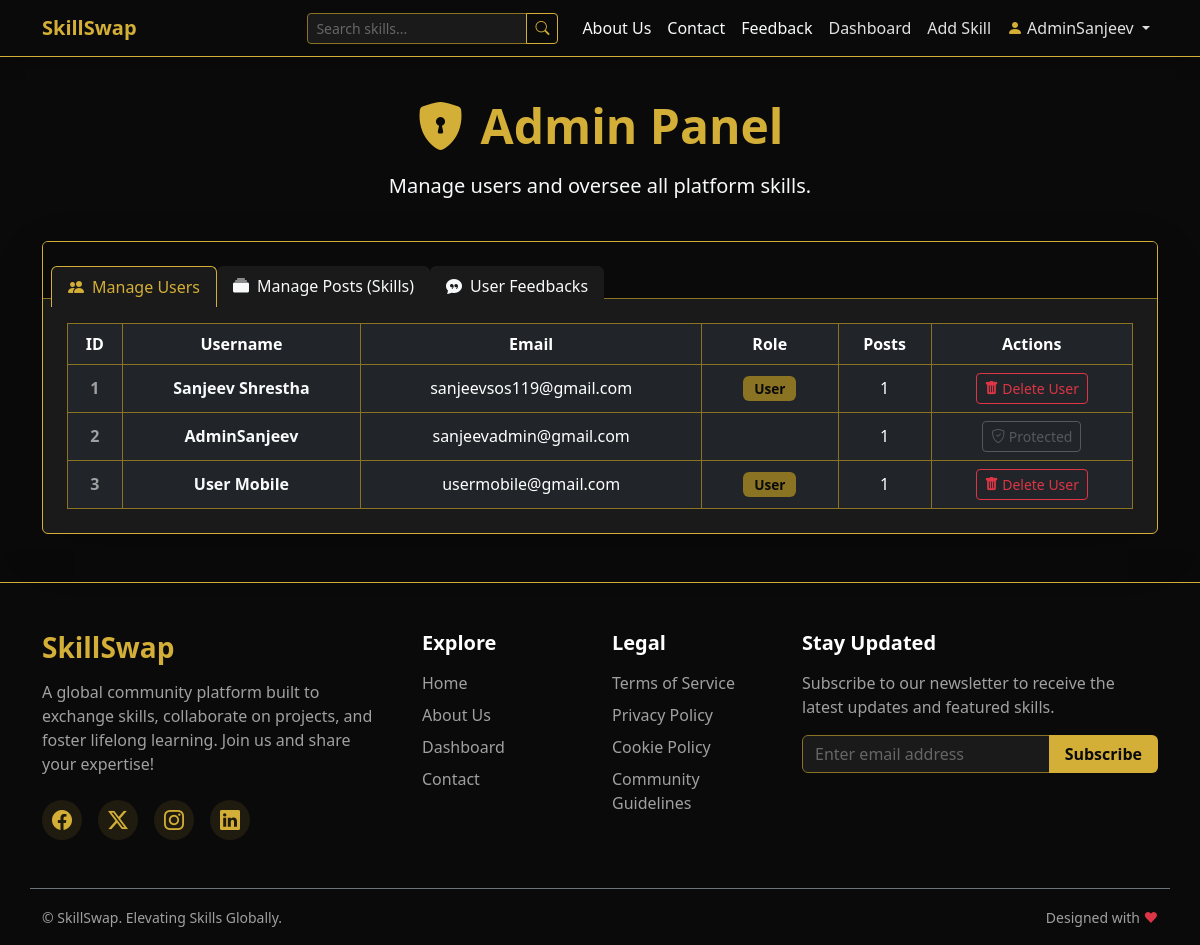
The app's page /admin (signed in) with its own data.
### models.py (models this page shows)
class User(db.Model, UserMixin):
    id = db.Column(db.Integer, primary_key=True)
    username = db.Column(db.String(20), unique=True, nullable=False)
    email = db.Column(db.String(120), unique=True, nullable=False)
    password = db.Column(db.String(60), nullable=False)
    is_admin = db.Column(db.Boolean, default=False)
    skills = db.relationship('Skill', backref='author', lazy=True)
    comments = db.relationship('Comment', backref='author', lazy=True)
    feedbacks = db.relationship('Feedback', backref='author', lazy=True)
    likes = db.relationship('Like', backref='user', lazy=True)

### app.py (the view)
@app.route("/admin")
@login_required
def admin_panel():
    if not current_user.is_admin:
        flash('You do not have permission to access that page.', 'danger')
        return redirect(url_for('dashboard'))
    users = User.query.order_by(User.id).all()
    skills = Skill.query.order_by(Skill.date_posted.desc()).all()
    feedbacks = Feedback.query.order_by(Feedback.date_posted.desc()).all()
    return render_template('admin_dashboard.html', title='Admin Panel', users=users, skills=skills, feedbacks=feedbacks)

### app.py (called while the page is built)
@login_manager.user_loader
def load_user(user_id):
    return User.query.get(int(user_id))

### templates/admin_dashboard.html (shortened to what this page needs)
{% extends "base.html" %}
{% block content %}
<div class="row mb-4">
    <div class="col-12 text-center">
        <h2 class="text-gold display-5 fw-bold mb-3"><i class="bi bi-shield-lock-fill me-3"></i>Admin Panel</h2>
        <p class="text-light lead">Manage users and oversee all platform skills.</p>
    </div>
</div>
<div class="row">
    <div class="col-12">
        <div class="card bg-dark border-gold shadow-lg">
            <div class="card-header border-gold-subtle bg-darkest pt-4 pb-0">
                <ul class="nav nav-tabs card-header-tabs border-bottom-0" id="adminTabs" role="tablist">
                    <li class="nav-item" role="presentation">
                        <button class="nav-link active bg-dark text-gold border-gold border-bottom-0" id="users-tab"
                            data-bs-toggle="tab" data-bs-target="#users" type="button" role="tab" aria-controls="users"
                            aria-selected="true">
                            <i class="bi bi-people-fill me-2"></i>Manage Users
                        </button>
                    </li>
                    <li class="nav-item" role="presentation">
                        <button class="nav-link bg-dark text-light border-0" id="skills-tab" data-bs-toggle="tab"
                            data-bs-target="#skills" type="button" role="tab" aria-controls="skills"
                            aria-selected="false">
                            <i class="bi bi-collection-fill me-2"></i>Manage Posts (Skills)
                        </button>
                    </li>
                    <li class="nav-item" role="presentation">
                        <button class="nav-link bg-dark text-light border-0" id="feedbacks-tab" data-bs-toggle="tab"
                            data-bs-target="#feedbacks" type="button" role="tab" aria-controls="feedbacks"
                            aria-selected="false">
                            <i class="bi bi-chat-quote-fill me-2"></i>User Feedbacks
                        </button>
                    </li>
                </ul>
            </div>
            <div class="card-body p-0">
                <div class="tab-content" id="adminTabsContent">
                    <div class="tab-pane fade show active p-4" id="users" role="tabpanel" aria-labelledby="users-tab">
                        <div class="table-responsive">
                            <table
                                class="table table-dark table-hover table-bordered border-gold-subtle align-middle mb-0">
                                <thead class="table-darkest text-gold text-center">
                                    <tr>
                                        <th scope="col">ID</th>
                                        <th scope="col">Username</th>
                                        <th scope="col">Email</th>
                                        <th scope="col">Role</th>
                                        <th scope="col">Posts</th>
                                        <th scope="col">Actions</th>
                                    </tr>
                                </thead>
                                <tbody>
                                    {% for user in users %}
                                    <tr class="text-center">
                                        <th scope="row" class="text-secondary">{{ user.id }}</th>
                                        <td class="fw-bold"><a href="{{ url_for('user_profile', username=user.username) }}" class="text-light text-decoration-none hover-gold">{{ user.username }}</a></td>
                                        <td>{{ user.email }}</td>
                                        <td>
                                            {% if user.is_admin %}
                                            <span class="badge bg-gold text-dark"><i
                                                    class="bi bi-star-fill me-1"></i>Admin</span>
                                            {% else %}
                                            <span class="badge bg-secondary">User</span>
                                            {% endif %}
                                        </td>
                                        <td>{{ user.skills|length }}</td>
                                        <td>
                                            {% if not user.is_admin %}
                                            <form action="{{ url_for('admin_delete_user', user_id=user.id) }}"
                                                method="POST" class="d-inline"
                                                onsubmit="return confirm('WARNING: Are you sure you want to delete this user? This will also delete ALL skills associated with them!')">
                                                <button type="submit" class="btn btn-sm btn-outline-danger"><i
                                                        class="bi bi-trash-fill"></i> Delete User</button>
                                            </form>
                                            {% else %}
                                            <button class="btn btn-sm btn-outline-secondary disabled"
                                                title="Cannot delete admins"><i class="bi bi-shield-check"></i>
                                                Protected</button>
                                            {% endif %}
                                        </td>
                                    </tr>
                                    {% endfor %}
                                </tbody>
                            </table>
                        </div>
                    </div>
                </div>
            </div>
        </div>
    </div>
</div>
{% endblock %}

### templates/base.html (shortened to what this page needs)
<!DOCTYPE html>
<html lang="en">
<head>
    <link href="https://cdn.jsdelivr.net/npm/bootstrap@5.3.0/dist/css/bootstrap.min.css" rel="stylesheet">
    <link rel="stylesheet" href="{{ url_for('static', filename='css/style.css') }}">
    <link rel="stylesheet" href="https://cdn.jsdelivr.net/npm/bootstrap-icons@1.11.1/font/bootstrap-icons.css">
</head>
<body>
    <nav class="navbar navbar-expand-lg navbar-dark bg-darkest border-bottom border-gold mb-4 shadow">
        <div class="container">
            <a class="navbar-brand text-gold fw-bold" href="{{ url_for('home') }}">SkillSwap</a>
            <div class="collapse navbar-collapse" id="navbarNav">
                <ul class="navbar-nav ms-auto align-items-lg-center">
                    <li class="nav-item me-lg-3 my-2 my-lg-0">
                        <form action="{{ url_for('search') }}" method="GET" class="d-flex">
                            <div class="input-group input-group-sm">
                                <input class="form-control bg-dark border-gold-subtle text-light" type="search"
                                    placeholder="Search skills..." aria-label="Search" name="q">
                                <button class="btn btn-outline-gold" type="submit"><i class="bi bi-search"></i></button>
                            </div>
                        </form>
                    </li>
                    <li class="nav-item">
                        <a class="nav-link text-light" href="{{ url_for('about') }}">About Us</a>
                    </li>
                    <li class="nav-item">
                        <a class="nav-link text-light" href="{{ url_for('contact') }}">Contact</a>
                    </li>
                    <li class="nav-item">
                        <a class="nav-link text-light" href="{{ url_for('feedback') }}">Feedback</a>
                    </li>
                    {% if current_user.is_authenticated %}
                    <li class="nav-item">
                        <a class="nav-link" href="{{ url_for('dashboard') }}">Dashboard</a>
                    </li>
                    <li class="nav-item">
                        <a class="nav-link" href="{{ url_for('new_skill') }}">Add Skill</a>
                    </li>
                    <li class="nav-item dropdown">
                        <a class="nav-link dropdown-toggle" href="#" id="navbarDropdown" role="button"
                            data-bs-toggle="dropdown" aria-expanded="false">
                            <i class="bi bi-person-fill text-gold me-1"></i>{{ current_user.username }}
                        </a>
                    </li>
                    {% endif %}
                </ul>
            </div>
        </div>
    </nav>
    <div class="container main-content flex-grow-1">
        {% block content %}{% endblock %}
    </div>
    <footer class="bg-darkest text-white mt-auto pt-5 pb-3 border-top border-gold shadow-lg w-100">
        <div class="container">
            <div class="row mb-5">
                <div class="col-lg-4 col-md-6 mb-4 mb-md-0">
                    <h3 class="text-gold fw-bold mb-3">SkillSwap</h3>
                    <p class="text-secondary pe-lg-4">
                        A global community platform built to exchange skills, collaborate on projects, and foster
                        lifelong learning. Join us and share your expertise!
                    </p>
                    <div class="d-flex mt-4 gap-3">
                        <a href="#" class="social-icon text-gold fs-5"><i class="bi bi-facebook"></i></a>
                        <a href="#" class="social-icon text-gold fs-5"><i class="bi bi-twitter-x"></i></a>
                        <a href="#" class="social-icon text-gold fs-5"><i class="bi bi-instagram"></i></a>
                        <a href="#" class="social-icon text-gold fs-5"><i class="bi bi-linkedin"></i></a>
                    </div>
                </div>
                <div class="col-lg-2 col-md-6 mb-4 mb-md-0">
                    <h5 class="text-white mb-3 fw-bold">Explore</h5>
                    <ul class="list-unstyled footer-links">
                        <li class="mb-2"><a href="{{ url_for('home') }}"
                                class="text-secondary text-decoration-none transition-hover">Home</a></li>
                        <li class="mb-2"><a href="{{ url_for('about') }}"
                                class="text-secondary text-decoration-none transition-hover">About Us</a></li>
                        <li class="mb-2"><a href="{{ url_for('dashboard') }}"
                                class="text-secondary text-decoration-none transition-hover">Dashboard</a></li>
                        <li class="mb-2"><a href="{{ url_for('contact') }}"
                                class="text-secondary text-decoration-none transition-hover">Contact</a></li>
                    </ul>
                </div>
                <div class="col-lg-2 col-md-6 mb-4 mb-md-0">
                    <h5 class="text-white mb-3 fw-bold">Legal</h5>
                    <ul class="list-unstyled footer-links">
                        <li class="mb-2"><a href="#" class="text-secondary text-decoration-none transition-hover">Terms
                                of Service</a></li>
                        <li class="mb-2"><a href="#"
                                class="text-secondary text-decoration-none transition-hover">Privacy Policy</a></li>
                        <li class="mb-2"><a href="#" class="text-secondary text-decoration-none transition-hover">Cookie
                                Policy</a></li>
                        <li class="mb-2"><a href="#"
                                class="text-secondary text-decoration-none transition-hover">Community Guidelines</a>
                        </li>
                    </ul>
                </div>
                <div class="col-lg-4 col-md-6">
                    <h5 class="text-white mb-3 fw-bold">Stay Updated</h5>
                    <p class="text-secondary mb-3">Subscribe to our newsletter to receive the latest updates and
                        featured skills.</p>
                    <form class="d-flex w-100 mt-2">
                        <div class="input-group">
                            <input type="email" class="form-control bg-dark border-gold-subtle text-white"
                                placeholder="Enter email address" aria-label="Email Address"
                                aria-describedby="button-addon2">
                            <button class="btn btn-gold fw-bold px-3" type="button"
                                id="button-addon2">Subscribe</button>
                        </div>
                    </form>
                </div>
            </div>
            <div class="row align-items-center pt-3 mt-3 border-top border-secondary">
                <div class="col-md-6 text-center text-md-start mb-2 mb-md-0">
                    <small class="text-secondary">&copy; SkillSwap. Elevating Skills Globally.</small>
                </div>
                <div class="col-md-6 text-center text-md-end">
                    <small class="text-secondary">Designed with <span class="text-danger">&hearts;</span></small>
                </div>
            </div>
        </div>
    </footer>
</body>
</html>

### static/css/style.css (style rules this page uses)
:root { --gold: #d4af37; --gold-subtle: #8a7322; --darkest: #0a0a0a; --dark: #1a1a1a; --light-text: #e0e0e0; }
body { display: flex; flex-direction: column; min-height: 100vh; background-color: var(--darkest); color: var(--light-text); }
h1, h2, h3, h4, h5, h6 { color: var(--gold); }
a { color: var(--gold); text-decoration: none; transition: color 0.3s ease; }
.text-gold { color: var(--gold) !important; }
.bg-darkest { background-color: var(--darkest) !important; }
.bg-dark { background-color: var(--dark) !important; }
.border-gold { border-color: var(--gold) !important; }
.border-gold-subtle { border-color: var(--gold-subtle) !important; }
.text-muted, .text-secondary { color: #a0a0a0 !important; }
::placeholder { color: #666 !important; opacity: 1; }
.main-content { flex: 1; padding-bottom: 3rem; padding-top: 1rem; }
.btn-gold { background-color: var(--gold); color: var(--darkest); border: none; }
.btn-outline-gold { color: var(--gold); border-color: var(--gold); background-color: transparent; }
.btn-outline-secondary { color: var(--light-text); border-color: var(--light-text); }
.card { background-color: var(--dark); border: 1px solid var(--gold-subtle); color: var(--light-text); }
.form-control, .form-select { background-color: var(--darkest); border: 1px solid var(--gold-subtle); color: var(--light-text); }
.badge.bg-secondary { background-color: var(--gold-subtle) !important; color: var(--darkest); font-size: 0.85em; padding: 0.4em 0.8em; }
.navbar-dark .navbar-nav .nav-link { color: var(--light-text); }
footer { border-top: 1px solid var(--gold-subtle); }
.footer-links a { position: relative; display: inline-block; }
.footer-links a::after { content: ''; position: absolute; width: 0; height: 1px; bottom: -2px; left: 0; background-color: var(--gold); transition: width 0.3s ease; }
.social-icon { display: inline-flex; align-items: center; justify-content: center; width: 40px; height: 40px; border-radius: 50%; background-color: rgba(212, 175, 55, 0.1); transition: all 0.3s ease; }

### templates/base.html (style rules this page uses)
.transition-hover { transition: all 0.3s ease; }

### records on screen
User: username "AdminSanjeev", id "2", email "sanjeevadmin@gmail.com", is_admin True (drawn), skills|length "1"
User: id "1", username "Sanjeev Shrestha", email "sanjeevsos119@gmail.com", is_admin "User", skills|length "1"
User: id "3", username "User Mobile", email "usermobile@gmail.com", is_admin "User", skills|length "1"
